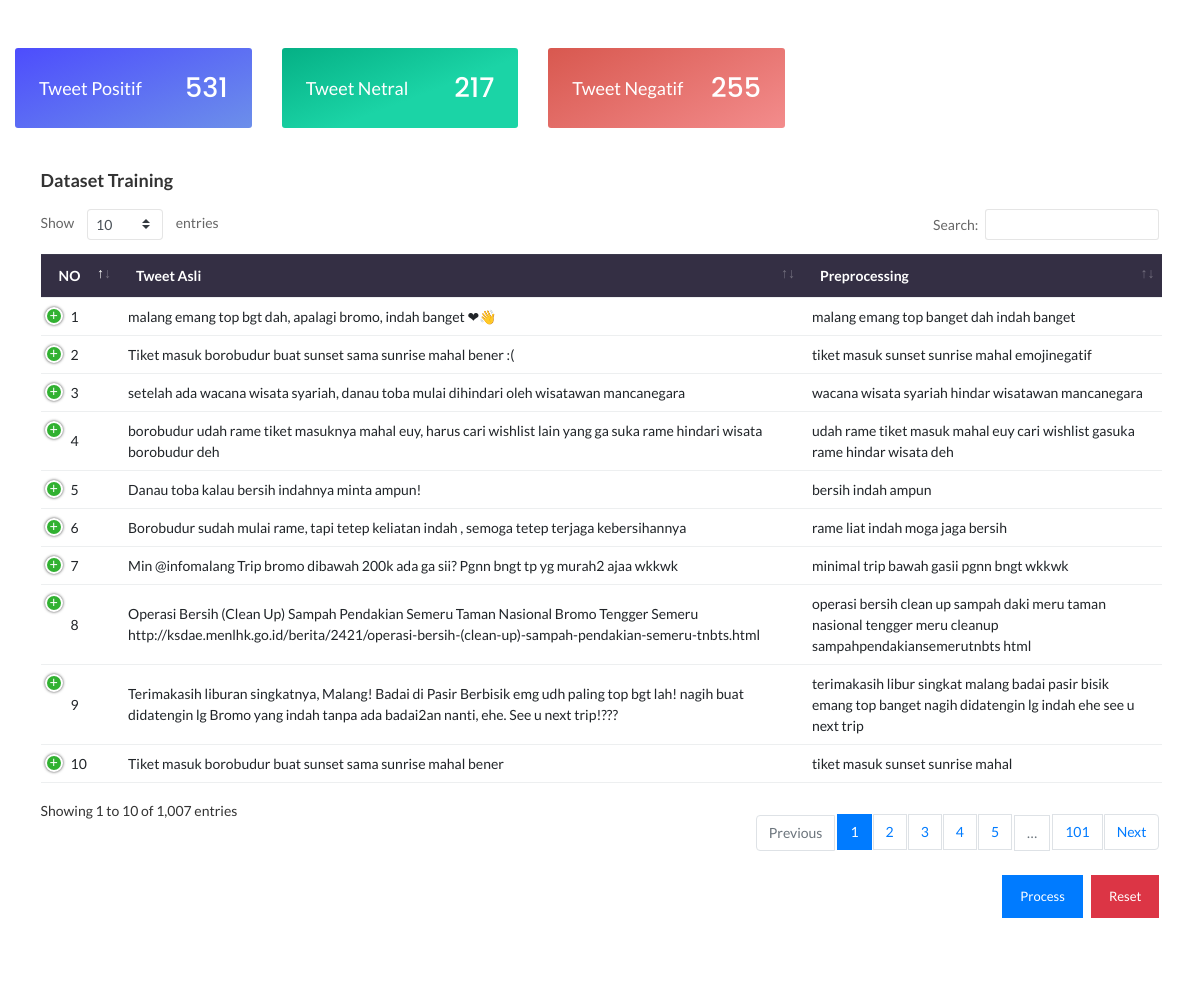
The page /training/index.php on the database its author committed.
### tables this page shows
CREATE TABLE `data_training` (
  `id_training` int(50) NOT NULL,
  `tweet_text` varchar(200) NOT NULL,
  `sentimen` enum('POSITIF','NETRAL','NEGATIF') NOT NULL,
  `tanggal` varchar(250) NOT NULL,
  `tweet_preprocessing` varchar(200) NOT NULL
);

### class_lib.php (called while the page is built, shortened)
<?php
class database
{
    protected $host = "localhost";
    protected $uname = "root";
    protected $pass = "";
    protected $db = "sentweet";
    function __construct()
    {
    $koneksi= mysqli_connect($this->host,$this->uname,$this->pass,$this->db);
    return $this->koneksidb = $koneksi;
    }
}
class aksidatabase extends database
{
    function hitung_tweet_positif_datatraining()
    {
        $sql = mysqli_query($this->koneksidb,"SELECT * FROM `data_training` where `sentimen`='Positif'");
        $hasil = mysqli_num_rows($sql);
        return $hasil;
    }
    function hitung_tweet_netral_datatraining()
    {
        $sql = mysqli_query($this->koneksidb,"SELECT * FROM `data_training` where `sentimen`='Netral'");
        $hasil = mysqli_num_rows($sql);
        return $hasil;
    }
    function hitung_tweet_negatif_datatraining()
    {
        $sql = mysqli_query($this->koneksidb,"SELECT * FROM `data_training` where `sentimen`='Negatif'");
        $hasil = mysqli_num_rows($sql);
        return $hasil;
    }
}
?>

### training/index.php (the view, shortened to what this page needs)
<?php
include "../class_lib.php";
$newaksidb = new aksidatabase;
 ?>
<!doctype html>
<html class="no-js" lang="en">
<head>
    <link rel="stylesheet" href="../assets/css/bootstrap.min.css">
    <link rel="stylesheet" href="../assets/css/font-awesome.min.css">
    <link rel="stylesheet" href="../assets/css/themify-icons.css">
    <link rel="stylesheet" href="../assets/css/metisMenu.css">
    <link rel="stylesheet" href="../assets/css/owl.carousel.min.css">
    <link rel="stylesheet" href="../assets/css/slicknav.min.css">
    <link rel="stylesheet" type="text/css" href="../assets/css/jquery.dataTables.css">
    <link rel="stylesheet" type="text/css" href="../assets/css/dataTables.bootstrap4.min.css">
    <link rel="stylesheet" type="text/css" href="../assets/css/responsive.bootstrap.min.css">
    <link rel="stylesheet" type="text/css" href="../assets/css/responsive.jqueryui.min.css">
    <link rel="stylesheet" href="../assets/css/typography.css">
    <link rel="stylesheet" href="../assets/css/default-css.css">
    <link rel="stylesheet" href="../assets/css/styles.css">
    <link rel="stylesheet" href="../assets/css/responsive.css">
</head>
<body>
<body>
    <div class="page-container">
     <div class="main-content-inner">
                <div class="row">
                    <div class="col-lg-8">
                        <div class="row">
                            <div class="col-md-4 mt-5 mb-3">
                                <div class="card">
                                    <div class="seo-fact sbg1">
                                        <div class="p-4 d-flex justify-content-between align-items-center">
                                        <div class="seofct-icon"> Tweet Positif </div>
                                            <h2>    <?php
                                  echo    $newaksidb -> hitung_tweet_positif_datatraining($koneksi);
                                                ?>
                                            </h2>
                                        </div>
                                    </div>
                                </div>
                            </div>
                            <div class="col-md-4 mt-md-5 mb-3">
                                <div class="card">
                                    <div class="seo-fact sbg2">
                                        <div class="p-4 d-flex justify-content-between align-items-center">
                                        <div class="seofct-icon"> Tweet Netral </div>
                                            <h2>    <?php
                                echo      $newaksidb -> hitung_tweet_netral_datatraining($koneksi);
                                      ?>
                                            </h2>
                                        </div>
                                    </div>
                                </div>
                            </div>
                            <div class="col-md-4 mb-3 mt-md-5">
                                <div class="card">
                                    <div class="seo-fact sbg3">
                                        <div class="p-4 d-flex justify-content-between align-items-center">
                                        <div class="seofct-icon"> Tweet Negatif</div>
                                            <h2>    <?php
                               echo       $newaksidb -> hitung_tweet_negatif_datatraining($koneksi);
                                                ?>
                                            </h2>
                                        </div>
                                    </div>
                                </div>
                            </div>
                        </div>
                    </div>
                      <div class="col-lg-4">
                        <div class="card">
                            <div class="card-body pb-0">
                                          </div>
                        </div>
                    </div>
</div>
                <div class="row">
                    <div class="col-12">
                        <div class="card">
                            <div class="card-body">
                                <h4 class="header-title">Dataset Training</h4>
                                 <div class="justify-content-between">
                                <div class="data-tables">
                                    <table id="dataTable">
                                        <thead class="bg-light text-capitalize">
                                            <tr>
                                                <th>NO</th>
                                                <th>Tweet Asli</th>
                                                <th>Preprocessing</th>
                                            </tr>
                                        </thead>
                                        <tbody>
  <?php
    $nomor = 1;
        $sql = mysqli_query($koneksi,"select * from data_training");
        while($data = mysqli_fetch_array($sql)){
        ?>
                     <tr>
                                   <td><?php echo $nomor++; ?></td>
                                   <td><?php echo $data['tweet_text'];  ?></td>
                                   <td><?php
                                        echo $data['tweet_preprocessing'];
                                         ?>
                                    </td>
                                            </tr>
       <?php
}
                    ?>
                                        </tbody>
                                    </table>
                                </div>
                    <form action="" method="POST">
                        <div class=" pull-right"><br>
                        <input class="btn btn-flat btn-danger mb-3" name="reset" type="submit" value="Reset">
                        </div>
                        <div class=" pull-right"><br>     &nbsp;                 &nbsp;                  </div>
                        <div class=" pull-right"><br>
                        <input class="btn btn-flat btn-primary mb-3" name="preprocessing" type="submit" value="Process">
                        </div>
                        </form>
                </div>
        </div>
    </div>
</body>
</html>

### assets/css/styles.css (style rules this page uses)
.page-container { width: 100%; height: 100%; min-height: 100vh; padding-left: 240px; -webkit-transition: padding-left 0.3s ease 0s; transition: padding-left 0.3s ease 0s; }
.card { border: none; border-radius: 4px; background-color: #fff; -webkit-transition: all 0.3s ease 0s; transition: all 0.3s ease 0s; }
.card-body { padding: 25.6px; padding: 1.6rem; }
.main-content-inner { padding: 0 30px 50px; }
.header-title { font-family: 'Lato', sans-serif; font-size: 18px; font-weight: 600; letter-spacing: 0; color: #333; text-transform: capitalize; margin-bottom: 17px; }
tr:nth-child(even) { background-color: #eaeaea; }
tr:nth-child(odd) { background-color: #ffffff; }
th { background-color: #342F44; color: white; }
.seo-fact { border-radius: 3px; }
.sbg1 { background: -webkit-linear-gradient(291deg, rgb(77, 77, 253) 0%, rgb(108, 143, 234) 100%); background: linear-gradient(159deg, rgb(77, 77, 253) 0%, rgb(108, 143, 234) 100%); }
.sbg2 { background: -webkit-linear-gradient(291deg, rgb(5, 176, 133) 0%, rgb(27, 212, 166) 59%); background: linear-gradient(159deg, rgb(5, 176, 133) 0%, rgb(27, 212, 166) 59%); }
.sbg3 { background: -webkit-linear-gradient(298deg, rgb(216, 88, 79) 0%, rgb(243, 140, 140) 100%); background: linear-gradient(152deg, rgb(216, 88, 79) 0%, rgb(243, 140, 140) 100%); }
.seofct-icon { color: #fff; font-size: 18px; font-weight: 500; }
.seo-fact h2 { font-size: 27px; color: #fff; letter-spacing: 0; }
.btn { padding: 11px 17px; font-size: 13px; letter-spacing: 0; }
.btn-flat { border-radius: 0; }
table tr th { border-bottom: none; }
table tr th, table tr td { border-top: 1px solid rgba(120, 130, 140, 0.13) !important; }
table.dataTable.no-footer { border-bottom: 1px solid rgba(120, 130, 140, 0.13) !important; }
table.dataTable thead th, table.dataTable thead td { border-bottom-color: transparent; }

### assets/css/responsive.css (style rules this page uses)
@media (min-width: 1200px) and (max-width: 1364px) { .main-content-inner { padding: 0 15px 50px; } }
@media (min-width: 1200px) and (max-width: 1364px) { .page-container, .sbar_collapsed.page-container { padding-left: 0; } }

### rows shown on the page
data_training: tweet_text "malang emang top bgt dah, apalagi bromo, indah banget ❤👋", tweet_preprocessing "malang emang top banget dah indah banget"
data_training: tweet_text "Tiket masuk borobudur buat sunset sama sunrise mahal bener :(", tweet_preprocessing "tiket masuk sunset sunrise mahal emojinegatif"
data_training: tweet_text "setelah ada wacana wisata syariah, danau toba mulai dihindari oleh wisatawan mancanegara", tweet_preprocessing "wacana wisata syariah hindar wisatawan mancanegara"
data_training: tweet_text "borobudur udah rame tiket masuknya mahal euy, harus cari wishlist lain yang ga suka rame hindari wisata borobudur deh", tweet_preprocessing "udah rame tiket masuk mahal euy cari wishlist gasuka rame hindar wisata deh"
data_training: tweet_text "Danau toba kalau bersih indahnya minta ampun!", tweet_preprocessing "bersih indah ampun"
data_training: tweet_text "Borobudur sudah mulai rame, tapi tetep keliatan indah , semoga tetep terjaga kebersihannya", tweet_preprocessing "rame liat indah moga jaga bersih"
data_training: tweet_text "Min @infomalang Trip bromo dibawah 200k ada ga sii? Pgnn bngt tp yg murah2 ajaa wkkwk", tweet_preprocessing "minimal trip bawah gasii pgnn bngt wkkwk"
data_training: tweet_text "Operasi Bersih (Clean Up) Sampah Pendakian Semeru Taman Nasional Bromo Tengger Semeru http://ksdae.menlhk.go.id/berita/2421/operasi-bersih-(clean-up)-sampah-pendakian-semeru-tnbts.html", tweet_preprocessing "operasi bersih clean up sampah daki meru taman nasional tengger meru cleanup sampahpendakiansemerutnbts html"
data_training: tweet_text "Terimakasih liburan singkatnya, Malang! Badai di Pasir Berbisik emg udh paling top bgt lah! nagih buat didatengin lg Bromo yang indah tanpa ada badai2an nanti, ehe. See u next trip!???", tweet_preprocessing "terimakasih libur singkat malang badai pasir bisik emang top banget nagih didatengin lg indah ehe see u next trip"
data_training: tweet_text "Tiket masuk borobudur buat sunset sama sunrise mahal bener", tweet_preprocessing "tiket masuk sunset sunrise mahal"

### other values the page prints
$newaksidb -> hitung_tweet_positif_datatraining($koneksi) "531"
$newaksidb -> hitung_tweet_netral_datatraining($koneksi) "217"
$newaksidb -> hitung_tweet_negatif_datatraining($koneksi) "255"
